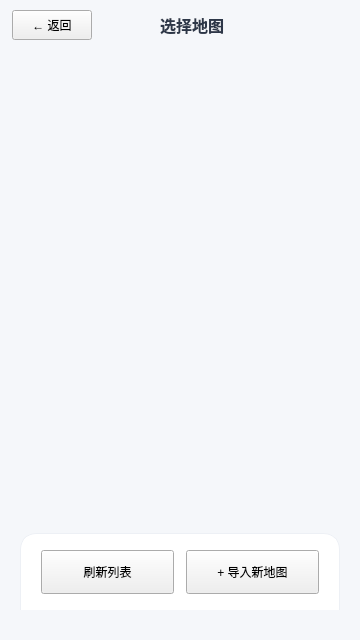
<?xml version="1.0" encoding="UTF-8"?>
<ui version="4.0">
 <class>map_select</class>
 <widget class="QWidget" name="map_select">
  <property name="geometry">
   <rect>
    <x>0</x>
    <y>0</y>
    <width>360</width>
    <height>640</height>
   </rect>
  </property>
  <property name="minimumSize">
   <size>
    <width>360</width>
    <height>640</height>
   </size>
  </property>
  <property name="maximumSize">
   <size>
    <width>360</width>
    <height>640</height>
   </size>
  </property>
  <property name="windowTitle">
   <string>选择地图</string>
  </property>
  <property name="styleSheet">
   <string notr="true">/* 全局背景 */
QWidget#map_select {
        background-color: #F5F7FA;
}

/* 顶部导航栏按钮 */
QPushButton[class=&quot;navBtn&quot;] {
        background-color: #FFFFFF;
        color: #4A5568;
        border: 1px solid #E2E8F0;
        border-radius: 6px;
        font-weight: bold;
        font-size: 12px;
}
QPushButton[class=&quot;navBtn&quot;]:hover {
        background-color: #EDF2F7;
        color: #2D3748;
}

/* 列表控件样式 */
QListWidget {
        background-color: transparent; /* 背景透明，显示底色 */
        border: none;                  /* 去掉丑陋的边框 */
        outline: none;                 /* 去掉选中时的虚线框 */
}

/* 底部操作面板 */
QFrame#bottomPanel {
        background-color: #FFFFFF;
        border-top-left-radius: 16px;
        border-top-right-radius: 16px;
        border: 1px solid #EDF0F5;
        border-bottom: none;
}

/* --- 按钮样式：主要操作 (Import) --- */
QPushButton[class=&quot;primaryBtn&quot;] {
        background-color: #4A90E2;
        color: white;
        border-radius: 8px;
        border: none;
        font-weight: bold;
        font-size: 14px;
}
QPushButton[class=&quot;primaryBtn&quot;]:hover {
        background-color: #5B9DF2;
}
QPushButton[class=&quot;primaryBtn&quot;]:pressed {
        background-color: #357ABD;
}

/* --- 按钮样式：次要操作 (Refresh) --- */
QPushButton[class=&quot;secondaryBtn&quot;] {
        background-color: #FFFFFF;
        color: #718096;
        border: 1px solid #E2E8F0;
        border-radius: 8px;
        font-weight: bold;
        font-size: 14px;
}
QPushButton[class=&quot;secondaryBtn&quot;]:hover {
        background-color: #F7FAFC;
        color: #4A90E2;
        border: 1px solid #4A90E2;
}

/* --- 滚动条美化 --- */
QScrollBar:vertical {
    border: none;
    background: transparent;
    width: 6px;
    margin: 0px 0px 0px 0px;
}
QScrollBar::handle:vertical {
    background: #CBD5E0;
    min-height: 20px;
    border-radius: 3px;
}
QScrollBar::add-line:vertical, QScrollBar::sub-line:vertical {
    height: 0px;
}
</string>
  </property>
  <layout class="QVBoxLayout" name="verticalLayout">
   <property name="spacing">
    <number>0</number>
   </property>
   <property name="leftMargin">
    <number>0</number>
   </property>
   <property name="topMargin">
    <number>0</number>
   </property>
   <property name="rightMargin">
    <number>0</number>
   </property>
   <property name="bottomMargin">
    <number>0</number>
   </property>

   <item>
    <widget class="QWidget" name="topBar" native="true">
     <property name="minimumSize">
      <size>
       <width>0</width>
       <height>50</height>
      </size>
     </property>
     <property name="maximumSize">
      <size>
       <width>16777215</width>
       <height>50</height>
      </size>
     </property>
     <layout class="QHBoxLayout" name="horizontalLayout_Top">
      <property name="leftMargin">
       <number>12</number>
      </property>
      <property name="rightMargin">
       <number>12</number>
      </property>
      <property name="topMargin">
       <number>0</number>
      </property>
      <property name="bottomMargin">
       <number>0</number>
      </property>
      <item>
       <widget class="QPushButton" name="pbBack">
        <property name="minimumSize">
         <size>
          <width>56</width>
          <height>30</height>
         </size>
        </property>
        <property name="text">
         <string>← 返回</string>
        </property>
        <property name="class" stdset="0">
         <string>navBtn</string>
        </property>
       </widget>
      </item>
      <item>
       <spacer name="horizontalSpacer">
        <property name="orientation">
         <enum>Qt::Horizontal</enum>
        </property>
        <property name="sizeHint" stdset="0">
         <size>
          <width>40</width>
          <height>20</height>
         </size>
        </property>
       </spacer>
      </item>
      <item>
       <widget class="QLabel" name="label_Title">
        <property name="text">
         <string>选择地图</string>
        </property>
        <property name="alignment">
         <set>Qt::AlignCenter</set>
        </property>
        <property name="styleSheet">
         <string notr="true">font-size: 16px; color: #2D3748; background: transparent; font-weight: bold;</string>
        </property>
       </widget>
      </item>
      <item>
       <spacer name="horizontalSpacer_2">
        <property name="orientation">
         <enum>Qt::Horizontal</enum>
        </property>
        <property name="sizeHint" stdset="0">
         <size>
          <width>40</width>
          <height>20</height>
         </size>
        </property>
       </spacer>
      </item>
      <item>
       <widget class="QWidget" name="placeholder" native="true">
        <property name="minimumSize">
         <size>
          <width>56</width>
          <height>0</height>
         </size>
        </property>
       </widget>
      </item>
     </layout>
    </widget>
   </item>

   <item>
    <layout class="QVBoxLayout" name="verticalLayout_Content">
     <property name="spacing">
      <number>16</number>
     </property>
     <property name="leftMargin">
      <number>20</number>
     </property>
     <property name="topMargin">
      <number>0</number>
     </property>
     <property name="rightMargin">
      <number>20</number>
     </property>
     <property name="bottomMargin">
      <number>30</number>
     </property>

     <item>
      <widget class="QListWidget" name="listWidget">
       <property name="verticalScrollMode">
        <enum>QAbstractItemView::ScrollPerPixel</enum>
       </property>
       <property name="horizontalScrollMode">
        <enum>QAbstractItemView::ScrollPerPixel</enum>
       </property>
       <property name="spacing">
        <number>12</number>
       </property>
      </widget>
     </item>

     <item>
      <widget class="QFrame" name="bottomPanel">
       <property name="frameShape">
        <enum>QFrame::StyledPanel</enum>
       </property>
       <property name="frameShadow">
        <enum>QFrame::Raised</enum>
       </property>
       <layout class="QHBoxLayout" name="horizontalLayout_Bottom">
        <property name="spacing">
         <number>12</number>
        </property>
        <property name="leftMargin">
         <number>20</number>
        </property>
        <property name="topMargin">
         <number>16</number>
        </property>
        <property name="rightMargin">
         <number>20</number>
        </property>
        <property name="bottomMargin">
         <number>16</number>
        </property>
        <item>
         <widget class="QPushButton" name="pbRefresh">
          <property name="minimumSize">
           <size>
            <width>0</width>
            <height>44</height>
           </size>
          </property>
          <property name="text">
           <string>刷新列表</string>
          </property>
          <property name="class" stdset="0">
           <string>secondaryBtn</string>
          </property>
         </widget>
        </item>
        <item>
         <widget class="QPushButton" name="pbImport">
          <property name="minimumSize">
           <size>
            <width>0</width>
            <height>44</height>
           </size>
          </property>
          <property name="text">
           <string>+ 导入新地图</string>
          </property>
          <property name="class" stdset="0">
           <string>primaryBtn</string>
          </property>
         </widget>
        </item>
       </layout>
      </widget>
     </item>
    </layout>
   </item>

  </layout>
 </widget>
 <resources/>
 <connections/>
</ui>
